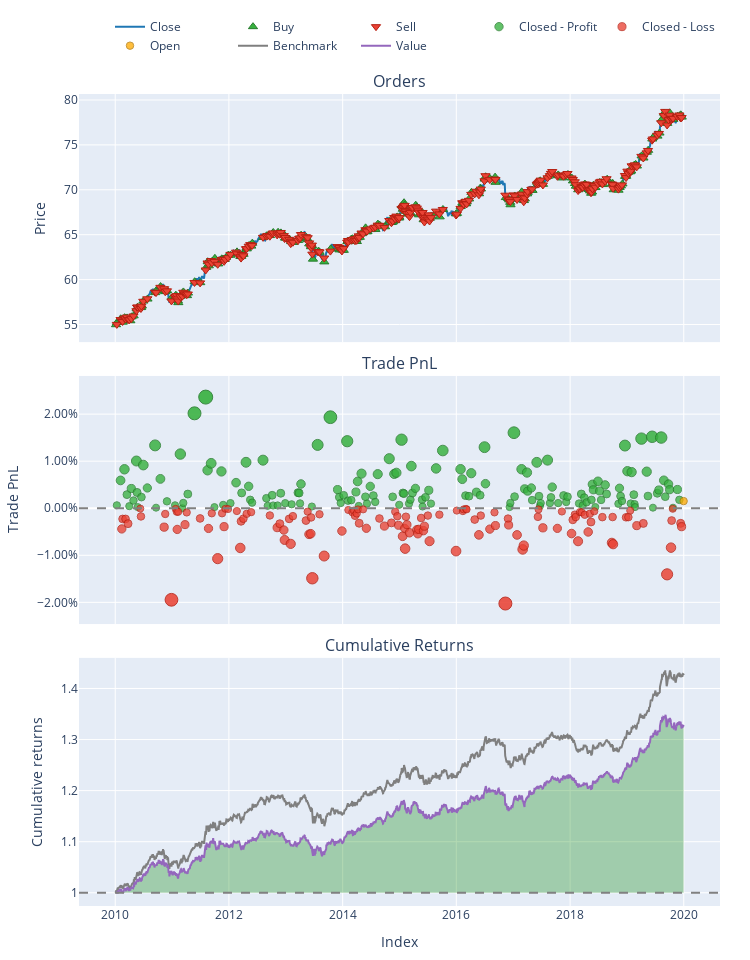

Notebook code for this chart:
### Code cell
portfolio.plot().show()

### Figure 1 — Plotly figure (JSON) as saved in the notebook; plotly's stock layout.template omitted (floating-point values rounded to 4 significant figures; data arrays with more than 128 entries replaced by an {"elided": "..."} marker saying what was removed)
{"data": [{"legendgroup": "0", "line": {"color": "#1f77b4"}, "name": "Close", "showlegend": true, "type": "scatter", "uid": "00d93508-0281-413d-ac4a-51f8b4b1d056", "x": {"elided": "2516 str values"}, "xaxis": "x", "y": {"elided": "2516 float values"}, "yaxis": "y"}, {"customdata": {"elided": "289x3 float values"}, "hovertemplate": "Order Id: %{customdata[0]}<br>Timestamp: %{x}<br>Price: %{y}<br>Size: %{customdata[1]:.6f}<br>Fees: %{customdata[2]:.6f}", "legendgroup": "1", "marker": {"color": "#37B13F", "line": {"color": "rgb(38,123,44)", "width": 1}, "size": 8, "symbol": "triangle-up"}, "mode": "markers", "name": "Buy", "type": "scatter", "uid": "33184d5a-0d6a-4689-bb98-430777cffd08", "x": {"elided": "289 str values"}, "xaxis": "x", "y": {"elided": "289 float values"}, "yaxis": "y"}, {"customdata": {"elided": "288x3 float values"}, "hovertemplate": "Order Id: %{customdata[0]}<br>Timestamp: %{x}<br>Price: %{y}<br>Size: %{customdata[1]:.6f}<br>Fees: %{customdata[2]:.6f}", "legendgroup": "2", "marker": {"color": "#EA4335", "line": {"color": "rgb(181,31,18)", "width": 1}, "size": 8, "symbol": "triangle-down"}, "mode": "markers", "name": "Sell", "type": "scatter", "uid": "c56ed94a-31bd-45ca-85cf-c748540dc6ed", "x": {"elided": "288 str values"}, "xaxis": "x", "y": {"elided": "288 float values"}, "yaxis": "y"}, {"customdata": {"elided": "160x4 float values"}, "hovertemplate": "Exit Trade Id: %{customdata[0]}<br>Position Id: %{customdata[1]}<br>Exit Timestamp: %{x}<br>PnL: %{customdata[2]:.6f}<br>Return: %{customdata[3]:.2%}", "legendgroup": "3", "marker": {"color": "#37B13F", "line": {"color": "rgb(38,123,44)", "width": 1}, "opacity": {"elided": "160 float values"}, "size": {"elided": "160 float values"}, "symbol": "circle"}, "mode": "markers", "name": "Closed - Profit", "type": "scatter", "uid": "e3ab797e-168d-4aa3-ab23-97a1cb65de42", "x": {"elided": "160 str values"}, "xaxis": "x2", "y": {"elided": "160 float values"}, "yaxis": "y2"}, {"customdata": {"elided": "126x4 float values"}, "hovertemplate": "Exit Trade Id: %{customdata[0]}<br>Position Id: %{customdata[1]}<br>Exit Timestamp: %{x}<br>PnL: %{customdata[2]:.6f}<br>Return: %{customdata[3]:.2%}", "legendgroup": "4", "marker": {"color": "#EA4335", "line": {"color": "rgb(181,31,18)", "width": 1}, "opacity": [0.7779, 0.7644, 0.7644, 0.7708, 0.7504, 0.7611, 0.7755, 0.7578, 0.8735, 0.7508, 0.7547, 0.7786, 0.7548, 0.7721, 0.7557, 0.7638, 0.7772, 0.7568, 0.818, 0.7568, 0.7748, 0.7508, 0.7511, 0.7538, 0.8036, 0.7676, 0.7641, 0.7576, 0.7553, 0.7597, 0.7762, 0.7709, 0.7794, 0.7928, 0.7644, 0.7981, 0.7607, 0.7666, 0.7546, 0.7852, 0.7844, 0.7624, 0.8445, 0.7582, 0.8145, 0.7807, 0.7523, 0.7553, 0.7531, 0.7602, 0.7571, 0.7516, 0.7702, 0.7516, 0.7771, 0.7639, 0.7741, 0.7698, 0.7546, 0.7607, 0.773, 0.7878, 0.7772, 0.8045, 0.7615, 0.7722, 0.7831, 0.7789, 0.7843, 0.7785, 0.7632, 0.7802, 0.7743, 0.7599, 0.7945, 0.7587, 0.8079, 0.7531, 0.7539, 0.7516, 0.7508, 0.7516, 0.7653, 0.7859, 0.7599, 0.7782, 0.7556, 0.7734, 0.8786, 0.7641, 0.7727, 0.786, 0.8056, 0.8004, 0.7616, 0.7516, 0.7764, 0.7772, 0.7544, 0.7842, 0.7657, 0.7587, 0.7619, 0.7945, 0.7552, 0.7556, 0.7588, 0.782, 0.7574, 0.7686, 0.7541, 0.762, 0.7966, 0.7619, 0.7985, 0.7622, 0.762, 0.7532, 0.7735, 0.7705, 0.8392, 0.8032, 0.7666, 0.7508, 0.7704, 0.7749], "size": [8.303, 7.672, 7.671, 7.969, 7.021, 7.516, 8.191, 7.362, 12.77, 7.037, 7.221, 8.334, 7.224, 8.031, 7.266, 7.643, 8.272, 7.319, 10.18, 7.319, 8.159, 7.035, 7.052, 7.178, 9.502, 7.823, 7.66, 7.353, 7.247, 7.454, 8.22, 7.976, 8.374, 8.999, 7.67, 9.242, 7.498, 7.775, 7.214, 8.642, 8.604, 7.579, 11.41, 7.381, 10.01, 8.434, 7.11, 7.248, 7.146, 7.475, 7.329, 7.073, 7.945, 7.073, 8.263, 7.647, 8.124, 7.923, 7.215, 7.501, 8.075, 8.765, 8.267, 9.545, 7.535, 8.036, 8.544, 8.349, 8.602, 8.329, 7.614, 8.411, 8.132, 7.463, 9.075, 7.405, 9.7, 7.147, 7.181, 7.073, 7.036, 7.073, 7.713, 8.676, 7.462, 8.315, 7.26, 8.09, 13.0, 7.656, 8.059, 8.68, 9.593, 9.351, 7.542, 7.072, 8.233, 8.267, 7.205, 8.594, 7.731, 7.404, 7.554, 9.079, 7.243, 7.261, 7.409, 8.493, 7.346, 7.866, 7.191, 7.562, 9.176, 7.555, 9.265, 7.572, 7.56, 7.149, 8.096, 7.954, 11.16, 9.481, 7.774, 7.035, 7.952, 8.162], "symbol": "circle"}, "mode": "markers", "name": "Closed - Loss", "type": "scatter", "uid": "e9c37ee0-edcc-4154-bcd4-ba3b20028828", "x": ["2010-02-12T05:00:00", "2010-02-17T05:00:00", "2010-03-08T05:00:00", "2010-03-24T04:00:00", "2010-06-11T04:00:00", "2010-06-15T04:00:00", "2010-11-11T05:00:00", "2010-11-18T05:00:00", "2010-12-28T05:00:00", "2011-01-24T05:00:00", "2011-01-31T05:00:00", "2011-02-03T05:00:00", "2011-02-09T05:00:00", "2011-03-25T04:00:00", "2011-04-05T04:00:00", "2011-06-30T04:00:00", "2011-08-23T04:00:00", "2011-09-13T04:00:00", "2011-10-21T04:00:00", "2011-11-18T05:00:00", "2011-12-01T05:00:00", "2011-12-09T05:00:00", "2011-12-27T05:00:00", "2012-02-21T05:00:00", "2012-03-14T04:00:00", "2012-03-19T04:00:00", "2012-04-03T04:00:00", "2012-04-24T04:00:00", "2012-05-23T04:00:00", "2012-09-20T04:00:00", "2012-11-06T05:00:00", "2012-11-23T05:00:00", "2012-12-19T05:00:00", "2012-12-24T05:00:00", "2013-01-22T05:00:00", "2013-02-01T05:00:00", "2013-02-15T05:00:00", "2013-05-10T04:00:00", "2013-05-21T04:00:00", "2013-05-30T04:00:00", "2013-06-10T04:00:00", "2013-06-12T04:00:00", "2013-06-20T04:00:00", "2013-08-05T04:00:00", "2013-09-04T04:00:00", "2013-12-27T05:00:00", "2014-02-06T05:00:00", "2014-03-04T05:00:00", "2014-03-14T04:00:00", "2014-03-21T04:00:00", "2014-04-01T04:00:00", "2014-04-09T04:00:00", "2014-04-17T04:00:00", "2014-05-12T04:00:00", "2014-06-02T04:00:00", "2014-08-25T04:00:00", "2014-09-26T04:00:00", "2014-11-10T05:00:00", "2014-12-04T05:00:00", "2014-12-18T05:00:00", "2014-12-26T05:00:00", "2015-01-21T05:00:00", "2015-02-03T05:00:00", "2015-02-06T05:00:00", "2015-02-11T05:00:00", "2015-02-18T05:00:00", "2015-03-06T05:00:00", "2015-04-22T04:00:00", "2015-04-29T04:00:00", "2015-05-04T04:00:00", "2015-05-20T04:00:00", "2015-06-04T04:00:00", "2015-06-10T04:00:00", "2015-07-02T04:00:00", "2015-07-13T04:00:00", "2015-09-14T04:00:00", "2015-12-30T05:00:00", "2016-01-04T05:00:00", "2016-02-12T05:00:00", "2016-02-17T05:00:00", "2016-03-03T05:00:00", "2016-03-07T05:00:00", "2016-04-28T04:00:00", "2016-05-25T04:00:00", "2016-06-06T04:00:00", "2016-08-03T04:00:00", "2016-09-02T04:00:00", "2016-09-08T04:00:00", "2016-11-11T05:00:00", "2016-11-28T05:00:00", "2016-12-02T05:00:00", "2017-01-25T05:00:00", "2017-03-02T05:00:00", "2017-03-09T05:00:00", "2017-06-08T04:00:00", "2017-06-12T04:00:00", "2017-07-10T04:00:00", "2017-10-11T04:00:00", "2017-11-09T05:00:00", "2018-01-10T05:00:00", "2018-01-18T05:00:00", "2018-01-31T05:00:00", "2018-02-06T05:00:00", "2018-02-21T05:00:00", "2018-03-05T05:00:00", "2018-03-16T04:00:00", "2018-04-05T04:00:00", "2018-04-27T04:00:00", "2018-05-08T04:00:00", "2018-05-15T04:00:00", "2018-06-05T04:00:00", "2018-07-27T04:00:00", "2018-09-26T04:00:00", "2018-10-01T04:00:00", "2018-10-04T04:00:00", "2018-12-26T05:00:00", "2019-01-10T05:00:00", "2019-01-22T05:00:00", "2019-03-05T05:00:00", "2019-04-16T04:00:00", "2019-09-16T04:00:00", "2019-10-11T04:00:00", "2019-10-15T04:00:00", "2019-10-22T04:00:00", "2019-12-12T05:00:00", "2019-12-18T05:00:00"], "xaxis": "x2", "y": [-0.004398, -0.002269, -0.002264, -0.003271, -6.976e-05, -0.001741, -0.004019, -0.001222, -0.01945, -0.000125, -0.0007468, -0.004502, -0.0007567, -0.00348, -0.0008971, -0.002168, -0.004291, -0.001076, -0.01071, -0.001076, -0.00391, -0.0001193, -0.000175, -0.0006, -0.008443, -0.002777, -0.002225, -0.001192, -0.0008323, -0.001533, -0.004118, -0.003294, -0.004636, -0.006745, -0.002261, -0.007566, -0.001679, -0.002615, -0.0007207, -0.005542, -0.005411, -0.001954, -0.01488, -0.001287, -0.01016, -0.004838, -0.00037, -0.0008376, -0.0004914, -0.001601, -0.001111, -0.0002464, -0.003187, -0.0002446, -0.004261, -0.002181, -0.003792, -0.003114, -0.0007258, -0.001692, -0.003626, -0.005956, -0.004277, -0.008586, -0.001805, -0.003495, -0.005209, -0.004552, -0.005404, -0.004483, -0.002073, -0.004762, -0.003819, -0.001561, -0.007, -0.001365, -0.009111, -0.0004953, -0.0006095, -0.0002447, -0.0001222, -0.0002447, -0.002407, -0.005656, -0.00156, -0.004437, -0.000878, -0.003678, -0.02025, -0.002214, -0.003573, -0.005669, -0.008748, -0.007932, -0.001828, -0.0002442, -0.004161, -0.004275, -0.0006911, -0.005378, -0.002468, -0.001364, -0.001871, -0.007015, -0.0008187, -0.0008799, -0.001382, -0.005037, -0.001167, -0.002923, -0.0006454, -0.001895, -0.007343, -0.001872, -0.007642, -0.001929, -0.001891, -0.0005036, -0.003698, -0.00322, -0.01405, -0.008373, -0.002612, -0.0001189, -0.003211, -0.003919], "yaxis": "y2"}, {"customdata": [[288, 288, 0.2007, 0.001517]], "hovertemplate": "Exit Trade Id: %{customdata[0]}<br>Position Id: %{customdata[1]}<br>Exit Timestamp: %{x}<br>PnL: %{customdata[2]:.6f}<br>Return: %{customdata[3]:.2%}", "legendgroup": "5", "marker": {"color": "#FFAA00", "line": {"color": "rgb(178,118,0)", "width": 1}, "opacity": [0.7596], "size": [7.449], "symbol": "circle"}, "mode": "markers", "name": "Open", "type": "scatter", "uid": "42ec2a5b-f444-4f0d-b009-8e4cef8e86e2", "x": ["2019-12-31T05:00:00"], "xaxis": "x2", "y": [0.001517], "yaxis": "y2"}, {"legendgroup": "6", "line": {"color": "#7f7f7f"}, "name": "Benchmark", "showlegend": true, "type": "scatter", "uid": "57e812ae-a35c-40cf-9c5d-9015e2fbc441", "x": {"elided": "2516 str values"}, "xaxis": "x3", "y": {"elided": "2516 float values"}, "yaxis": "y3"}, {"hoverinfo": "skip", "legendgroup": "7", "line": {"color": "rgba(0, 0, 0, 0)", "width": 0}, "opacity": 0, "showlegend": false, "type": "scatter", "uid": "c9a341a3-a5f2-4c19-aff6-296c29d15767", "x": {"elided": "2516 str values"}, "xaxis": "x3", "y": {"elided": "2516 int values"}, "yaxis": "y3"}, {"connectgaps": false, "fill": "tonexty", "fillcolor": "rgba(0, 128, 0, 0.3)", "hoverinfo": "skip", "legendgroup": "7", "line": {"color": "rgba(0, 0, 0, 0)", "width": 0}, "opacity": 0, "showlegend": false, "type": "scatter", "uid": "bd963b24-16c8-435b-b0c9-ca6a87a7a1e9", "x": {"elided": "2516 str values"}, "xaxis": "x3", "y": {"elided": "2516 float values"}, "yaxis": "y3"}, {"hoverinfo": "skip", "legendgroup": "7", "line": {"color": "rgba(0, 0, 0, 0)", "width": 0}, "opacity": 0, "showlegend": false, "type": "scatter", "uid": "d2a2be89-c473-4f3c-8689-02da8a4f6f87", "x": {"elided": "2516 str values"}, "xaxis": "x3", "y": {"elided": "2516 int values"}, "yaxis": "y3"}, {"connectgaps": false, "fill": "tonexty", "fillcolor": "rgba(255, 0, 0, 0.3)", "hoverinfo": "skip", "legendgroup": "7", "line": {"color": "rgba(0, 0, 0, 0)", "width": 0}, "opacity": 0, "showlegend": false, "type": "scatter", "uid": "8bcdaabf-49e9-415e-b8b1-43aefaad82fd", "x": {"elided": "2516 str values"}, "xaxis": "x3", "y": {"elided": "2516 float values"}, "yaxis": "y3"}, {"legendgroup": "8", "line": {"color": "#9467bd"}, "name": "Value", "showlegend": true, "type": "scatter", "uid": "603d7fe4-742e-4df1-945e-b2177e9bd770", "x": {"elided": "2516 str values"}, "xaxis": "x3", "y": {"elided": "2516 float values"}, "yaxis": "y3"}, {"hoverinfo": "skip", "legendgroup": "7", "line": {"color": "rgba(0, 0, 0, 0)", "width": 0}, "opacity": 0, "showlegend": false, "type": "scatter", "uid": "99f14157-c5e1-4b85-a52c-ddede3e0319d", "x": {"elided": "2516 str values"}, "xaxis": "x3", "y": {"elided": "2516 int values"}, "yaxis": "y3"}], "layout": {"annotations": [{"font": {"size": 16}, "showarrow": false, "text": "Orders", "x": 0.5, "xanchor": "center", "xref": "paper", "y": 1, "yanchor": "bottom", "yref": "paper"}, {"font": {"size": 16}, "showarrow": false, "text": "Trade PnL", "x": 0.5, "xanchor": "center", "xref": "paper", "y": 0.6528, "yanchor": "bottom", "yref": "paper"}, {"font": {"size": 16}, "showarrow": false, "text": "Cumulative Returns", "x": 0.5, "xanchor": "center", "xref": "paper", "y": 0.3056, "yanchor": "bottom", "yref": "paper"}], "height": 960, "legend": {"orientation": "h", "traceorder": "normal", "x": 1, "xanchor": "right", "y": 1.042, "yanchor": "bottom"}, "margin": {"b": 30, "l": 30, "r": 30, "t": 30}, "shapes": [{"line": {"color": "gray", "dash": "dash"}, "type": "line", "x0": 0, "x1": 1, "xref": "paper", "y0": 0, "y1": 0, "yref": "y2"}, {"line": {"color": "gray", "dash": "dash"}, "type": "line", "x0": 0, "x1": 1, "xref": "paper", "y0": 1, "y1": 1, "yref": "y3"}], "showlegend": true, "width": 750, "xaxis": {"anchor": "y", "domain": [0, 1], "matches": "x3", "showticklabels": false}, "xaxis2": {"anchor": "y2", "domain": [0, 1], "matches": "x3", "showticklabels": false}, "xaxis3": {"anchor": "y3", "domain": [0, 1], "title": {"text": "Index"}}, "yaxis": {"anchor": "x", "domain": [0.6944, 1], "title": {"text": "Price"}}, "yaxis2": {"anchor": "x2", "domain": [0.3472, 0.6528], "tickformat": ".2%", "title": {"text": "Trade PnL"}}, "yaxis3": {"anchor": "x3", "domain": [0, 0.3056], "title": {"text": "Cumulative returns"}}}}
